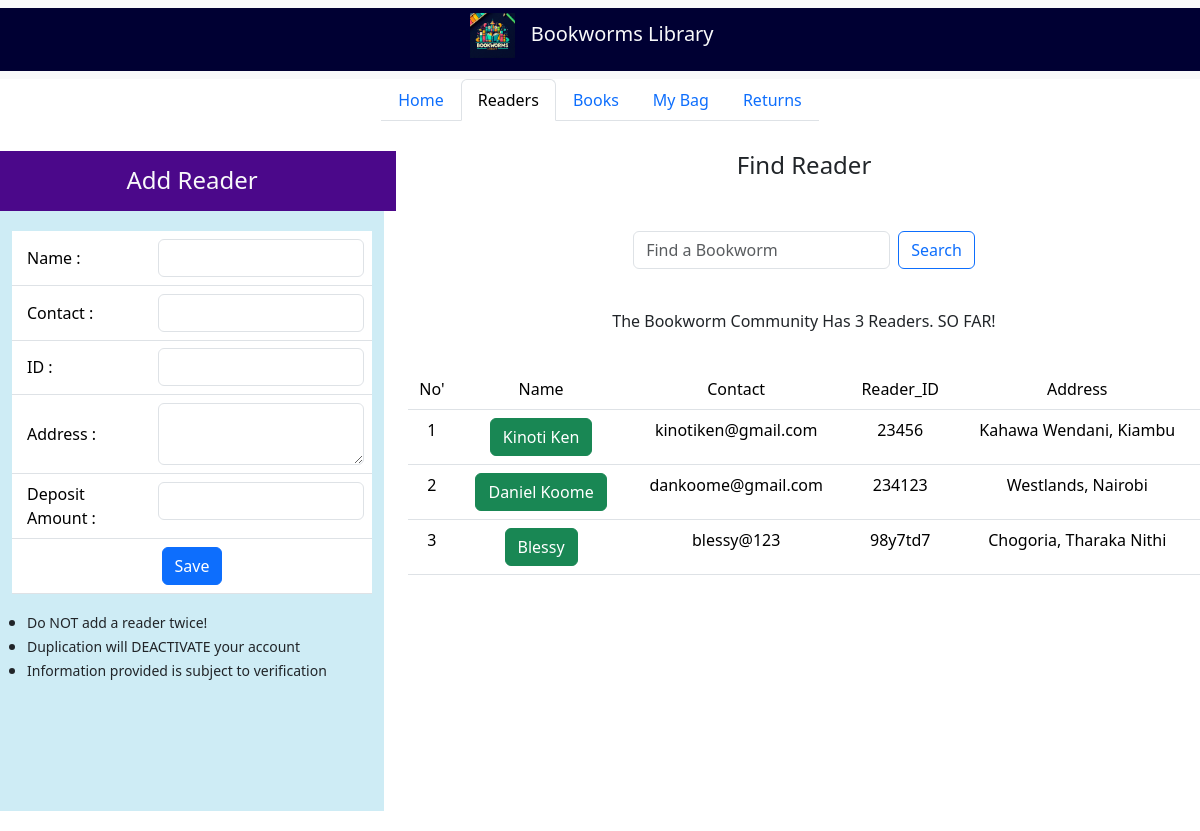
Page /readers/ on the earlier database version.
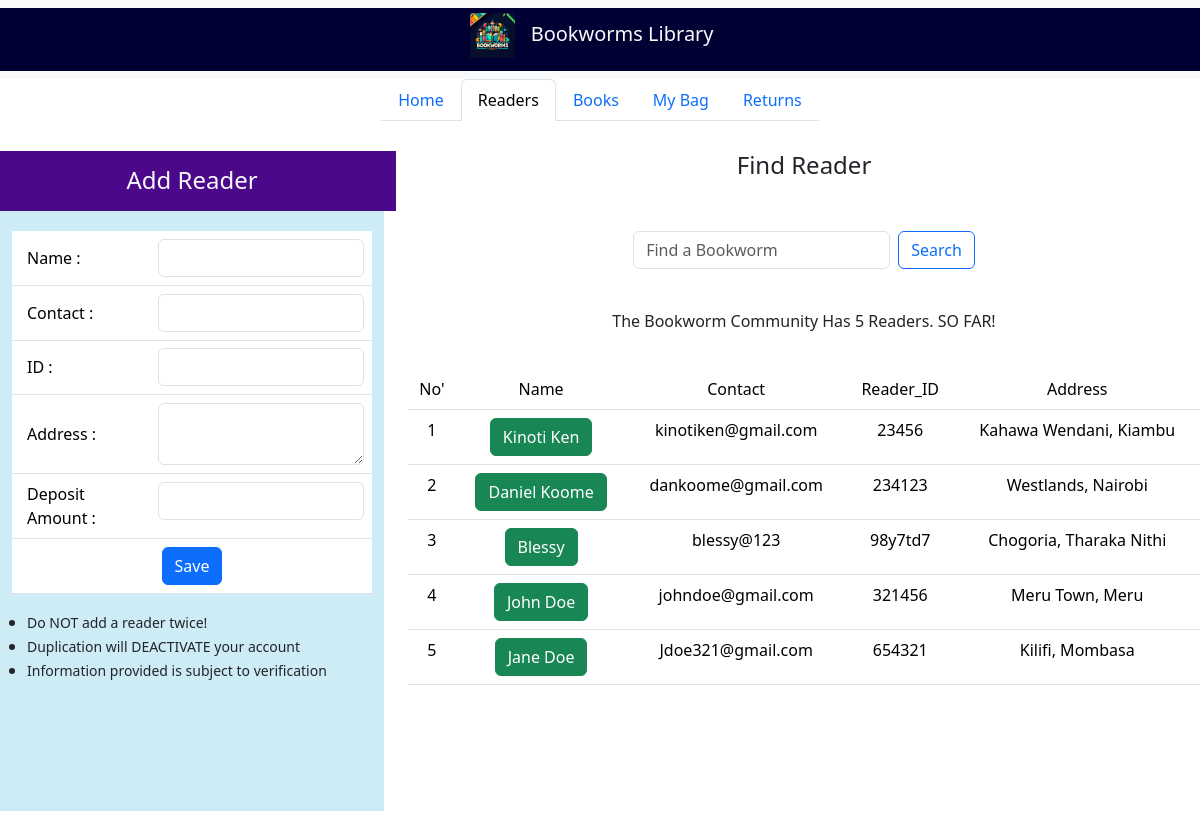
Same page on the later database version.
### lms_app/models.py (models this page shows, shortened)
class Reader(models.Model):
    reader_id = models.CharField(max_length=200)
    reader_name = models.CharField(max_length=200)
    reader_contact = models.CharField(max_length=200)
    reader_address = models.TextField()
    account_bal = models.DecimalField(max_digits=10, decimal_places=2, default=0)
    active = models.BooleanField(default=True)

### lms_app/views.py (the view)
# urls.py: path('readers/', readers, name='readers'),
def readers(request):
    readers = Reader.objects.all()  # Fetch all readers from the database
    print(f"Number of readers: {readers.count()}")  # To verify that readers are being fetched
    return render(request, "readers.html", context={"current_tab": "readers", "readers": readers})

### lms_app/templates/readers.html (shortened to what the changed rows need)
<!DOCTYPE html>
{% extends "index.html" %}
{% load static %}
{% block main_content %}
<div class="container-flex text-center justify-content-center align-items-center" style="padding-top:10px; padding-bottom: 20px; margin-top: 10px; vertical-align:middle;">
<div class="row">
    <div class="col-md-8">
        <div class="row" style="margin-top: 20px;">
            <p>The Bookworm Community Has {{readers|length}} Readers. SO FAR!</p>
        </div>
        <div class="row" style="margin-top: 20px;">
            <div class="container" style="overflow-y:auto;height:400px">
                <table class="table table-hover">
                    <thead>
                        <tr>
                            <td>No'</td>
                            <td>Name</td>
                            <td>Contact</td>
                            <td>Reader_ID</td>
                            <td>Address</td>
                        </tr>
                    </thead>
                    <tbody>
                        {% for reader in readers %}
                        <tr>
                            <td>{{forloop.counter}}</td>
                            <td>
                                {% if reader.active %}
                                    <span class="btn btn-success">{{reader.reader_name}}</span>
                                {% else %}
                                    <span class="btn btn-secondary">{{reader.reader_name}}</span>
                                {% endif %}
                            </td>
                            <td>{{reader.reader_contact}}</td>
                            <td>{{reader.reader_id}}</td>
                            <td>{{reader.reader_address}}</td>
                        </tr>
                        {% empty %}
                        <tr>
                            <td colspan="5">No readers found.</td>
                        </tr>
                        {% endfor %}
                    </tbody>
                </table>
            </div>
        </div>
    </div>
</div>
{% endblock %}

Differences in the rows shown:
added Reader: reader_name "John Doe", reader_contact "johndoe@gmail.com", reader_id "321456", reader_address "Meru Town, Meru"
added Reader: reader_name "Jane Doe", reader_contact "Jdoe321@gmail.com", reader_id "654321", reader_address "Kilifi, Mombasa"
Other differences:
{{ readers|length }}: "3" → "5"
